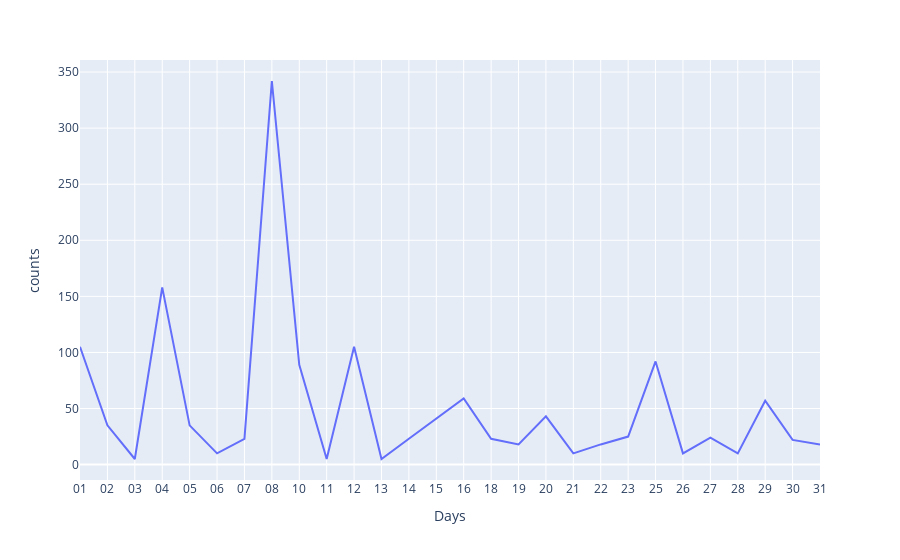

Here is the notebook cell this chart was saved with:
### Code cell
px.line(by_day,x='Days',y='counts')

### Figure 1 — Plotly figure (JSON) as saved in the notebook; plotly's stock layout.template omitted (floating-point values rounded to 4 significant figures)
{"data": [{"hovertemplate": "Days=%{x}<br>counts=%{y}<extra></extra>", "legendgroup": "", "line": {"color": "#636efa", "dash": "solid"}, "marker": {"symbol": "circle"}, "mode": "lines", "name": "", "orientation": "v", "showlegend": false, "type": "scatter", "x": ["01", "02", "03", "04", "05", "06", "07", "08", "10", "11", "12", "13", "14", "15", "16", "18", "19", "20", "21", "22", "23", "25", "26", "27", "28", "29", "30", "31"], "xaxis": "x", "y": [105, 35, 5, 158, 35, 10, 23, 342, 89, 5, 105, 5, 23, 41, 59, 23, 18, 43, 10, 18, 25, 92, 10, 24, 10, 57, 22, 18], "yaxis": "y"}], "layout": {"legend": {"tracegroupgap": 0}, "margin": {"t": 60}, "xaxis": {"anchor": "y", "domain": [0, 1], "title": {"text": "Days"}}, "yaxis": {"anchor": "x", "domain": [0, 1], "title": {"text": "counts"}}}}
